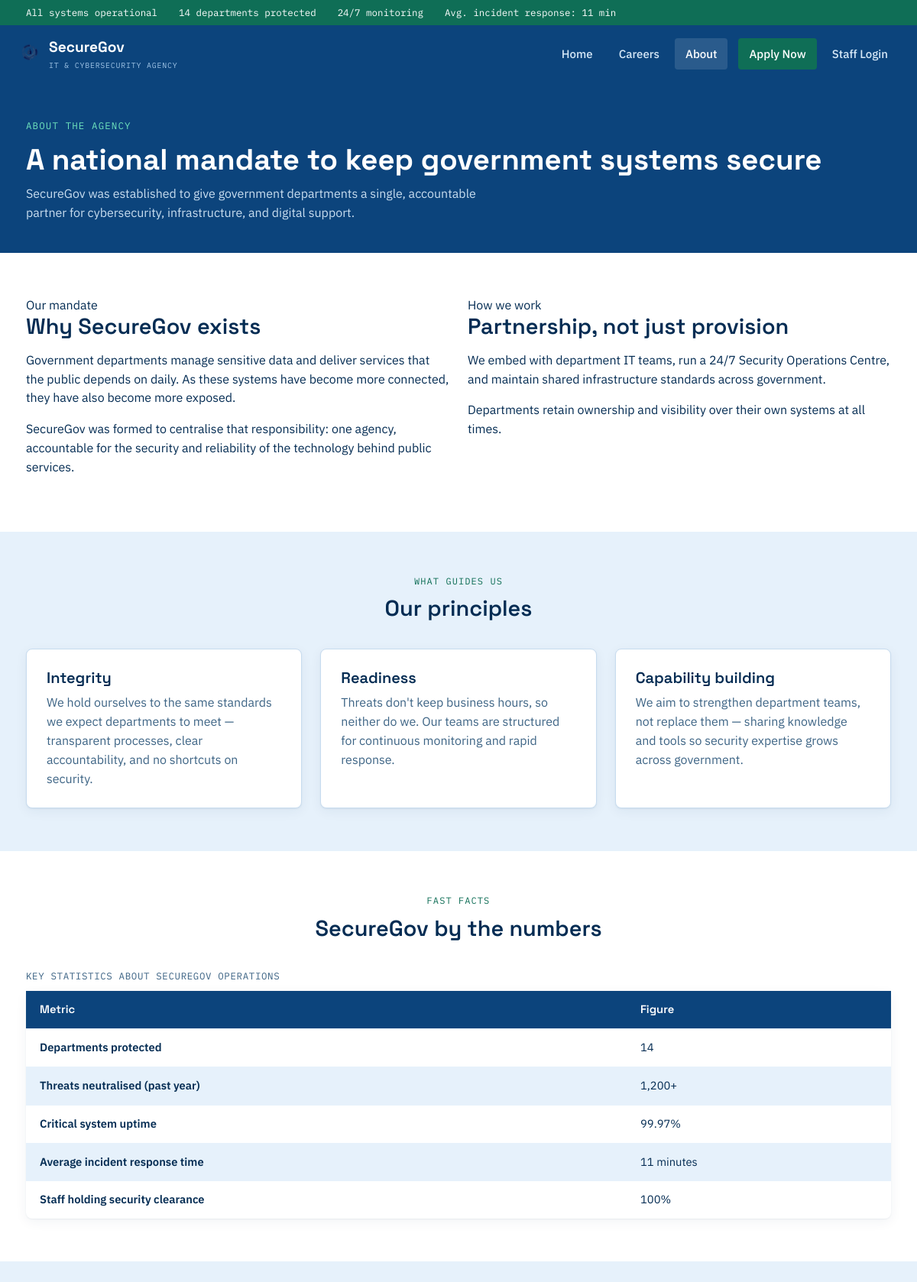
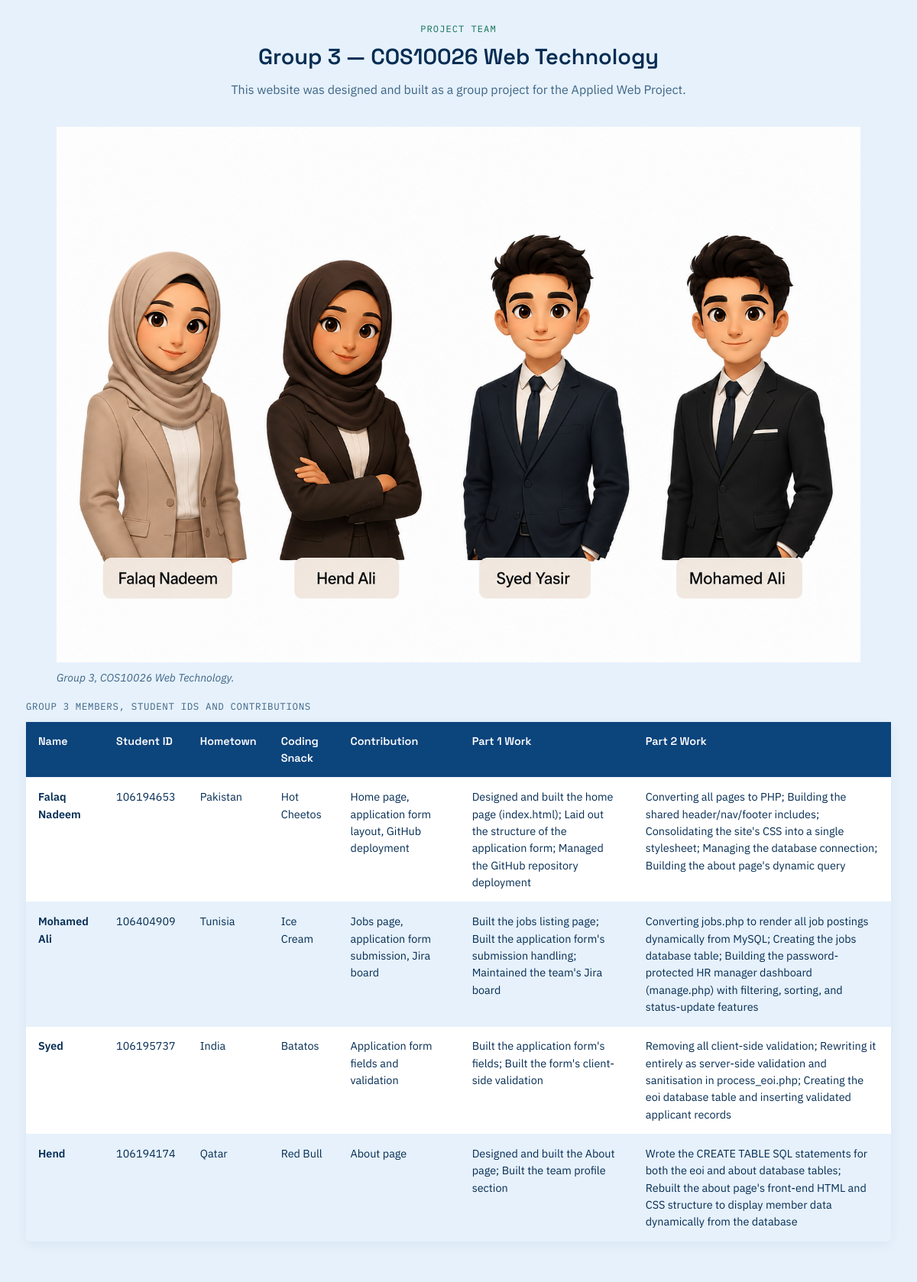
Screenshot of /project2/about.php (upper part) with the database file from the repository (2 pictures, top to bottom).
### tables this page shows
CREATE TABLE `about` (
  `memberID` int(11) NOT NULL,
  `name` varchar(50) NOT NULL,
  `studentId` varchar(20) NOT NULL,
  `contribution` text NOT NULL,
  `hometown` varchar(50) NOT NULL,
  `codingSnack` varchar(50) NOT NULL,
  `part1` text NOT NULL,
  `part2` text NOT NULL
);

### project2/about.php (the view, shortened to what this page needs)
<?php
include('settings.php');
include('header.inc');
?>
<div class="page-header">
  <div class="container">
    <span class="eyebrow-label">About the agency</span>
    <h1>A national mandate to keep government systems secure</h1>
    <p>SecureGov was established to give government departments a single, accountable partner for cybersecurity, infrastructure, and digital support.</p>
  </div>
</div>
<section class="section-white">
  <div class="container">
    <div class="grid-2">
      <div>
        <span class="eyebrow-label">Our mandate</span>
        <h2>Why SecureGov exists</h2>
        <p>Government departments manage sensitive data and deliver services that the public depends on daily. As these systems have become more connected, they have also become more exposed.</p>
        <p>SecureGov was formed to centralise that responsibility: one agency, accountable for the security and reliability of the technology behind public services.</p>
      </div>
      <div>
        <span class="eyebrow-label">How we work</span>
        <h2>Partnership, not just provision</h2>
        <p>We embed with department IT teams, run a 24/7 Security Operations Centre, and maintain shared infrastructure standards across government.</p>
        <p>Departments retain ownership and visibility over their own systems at all times.</p>
      </div>
    </div>
  </div>
</section>
<section class="section-light">
  <div class="container">
    <div class="section-head center">
      <span class="eyebrow-label">What guides us</span>
      <h2>Our principles</h2>
    </div>
    <div class="grid-3">
      <div class="card">
        <h3>Integrity</h3>
        <p>We hold ourselves to the same standards we expect departments to meet — transparent processes, clear accountability, and no shortcuts on security.</p>
      </div>
      <div class="card">
        <h3>Readiness</h3>
        <p>Threats don't keep business hours, so neither do we. Our teams are structured for continuous monitoring and rapid response.</p>
      </div>
      <div class="card">
        <h3>Capability building</h3>
        <p>We aim to strengthen department teams, not replace them — sharing knowledge and tools so security expertise grows across government.</p>
      </div>
    </div>
  </div>
</section>
<section class="section-white">
  <div class="container">
    <div class="section-head center">
      <span class="eyebrow-label">Fast facts</span>
      <h2>SecureGov by the numbers</h2>
    </div>
    <table>
      <caption>Key statistics about SecureGov operations</caption>
      <thead>
        <tr>
          <th scope="col">Metric</th>
          <th scope="col">Figure</th>
        </tr>
      </thead>
      <tbody>
        <tr>
          <th scope="row">Departments protected</th>
          <td>14</td>
        </tr>
        <tr>
          <th scope="row">Threats neutralised (past year)</th>
          <td>1,200+</td>
        </tr>
        <tr>
          <th scope="row">Critical system uptime</th>
          <td>99.97%</td>
        </tr>
        <tr>
          <th scope="row">Average incident response time</th>
          <td>11 minutes</td>
        </tr>
        <tr>
          <th scope="row">Staff holding security clearance</th>
          <td>100%</td>
        </tr>
      </tbody>
    </table>
  </div>
</section>
<section class="section-light">
  <div class="container">
    <div class="section-head center">
      <span class="eyebrow-label">Project team</span>
      <h2>Group 3 — COS10026 Web Technology</h2>
      <p>This website was designed and built as a group project for the Applied Web Project.</p>
    </div>
    <figure class="group-figure">
      <img src="images/team-logo.png" alt="AI-generated avatars of Group 3 team members">
      <figcaption>Group 3, COS10026 Web Technology.</figcaption>
    </figure>
    <?php
    $query = "SELECT * FROM about";
    $result = mysqli_query($conn, $query);
    if (!$result) {
        echo "<p class='db-error'>Error loading team data: " . mysqli_error($conn) . "</p>";
    } else {
        echo "<table class='team-table'>";
        echo "<caption>Group 3 members, student IDs and contributions</caption>";
        echo "<thead><tr>
                <th scope='col'>Name</th>
                <th scope='col'>Student ID</th>
                <th scope='col'>Hometown</th>
                <th scope='col'>Coding Snack</th>
                <th scope='col'>Contribution</th>
                <th scope='col'>Part 1 Work</th>
                <th scope='col'>Part 2 Work</th>
              </tr></thead>";
        echo "<tbody>";
        while ($row = mysqli_fetch_assoc($result)) {
            echo "<tr>";
            echo "<th scope='row' data-label='Name'>" . htmlspecialchars($row['name']) . "</th>";
            echo "<td data-label='Student ID'>" . htmlspecialchars($row['studentId']) . "</td>";
            echo "<td data-label='Hometown'>" . htmlspecialchars($row['hometown']) . "</td>";
            echo "<td data-label='Coding Snack'>" . htmlspecialchars($row['codingSnack']) . "</td>";
            echo "<td data-label='Contribution'>" . htmlspecialchars($row['contribution']) . "</td>";
            echo "<td data-label='Part 1 Work'>" . htmlspecialchars($row['part1']) . "</td>";
            echo "<td data-label='Part 2 Work'>" . htmlspecialchars($row['part2']) . "</td>";
            echo "</tr>";
        }
        echo "</tbody></table>";
    }
    ?>
  </div>
</section>
<?php include('footer.inc'); ?>

### project2/styles/style.css (style rules this page uses)
:root { --navy-deep: #0C447C; --navy-darker: #042C53; --blue-primary: #185FA5; --blue-accent: #378ADD; --teal-secondary: #0F6E56; --teal-bright: #1D9E75; --bg-light: #E6F1FB; --white: #FFFFFF; --border-soft: #C7DCEF; --text-muted: #3D6485; --shadow-card: 0 1px 2px rgba(4, 44, 83, 0.06), 0 4px 16px rgba(4, 44, 83, 0.06); --font-display: 'Space Grotesk', Arial, sans-serif; --font-body: 'IBM Plex Sans', Arial, sans-serif; --font-mono: 'IBM Plex Mono', 'Courier New', monospace; --max-width: 1180px; --radius-sm: 4px; --radius-md: 8px; }
* { box-sizing: border-box; }
body { margin: 0; font-family: var(--font-body); color: var(--navy-darker); background: var(--bg-light); line-height: 1.55; }
h1, h2, h3, h4 { font-family: var(--font-display); color: var(--navy-darker); line-height: 1.15; margin: 0 0 0.5em 0; }
h1 { font-size: 2.4rem; font-weight: 700; }
h2 { font-size: 1.8rem; font-weight: 600; }
h3 { font-size: 1.25rem; font-weight: 600; }
p { margin: 0 0 1em 0; }
img { max-width: 100%; display: block; }
.container { max-width: var(--max-width); margin: 0 auto; padding: 0 24px; }
section { padding: 56px 0; }
.section-light { background: var(--bg-light); }
.section-white { background: var(--white); }
.section-head { max-width: 640px; margin-bottom: 36px; }
.section-head.center { margin-left: auto; margin-right: auto; text-align: center; }
.section-head .eyebrow-label { font-family: var(--font-mono); font-size: 0.75rem; letter-spacing: 0.09em; text-transform: uppercase; color: var(--teal-secondary); display: block; margin-bottom: 10px; }
.section-head p { color: var(--text-muted); }
.grid-3 { display: grid; grid-template-columns: repeat(3, 1fr); gap: 24px; }
.grid-2 { display: grid; grid-template-columns: repeat(2, 1fr); gap: 24px; }
.card { background: var(--white); border: 1px solid var(--border-soft); border-radius: var(--radius-md); padding: 26px; box-shadow: var(--shadow-card); }
.card h3 { margin-bottom: 8px; }
.card p:last-child { margin-bottom: 0; color: var(--text-muted); }
table { width: 100%; border-collapse: collapse; background: var(--white); border-radius: var(--radius-md); overflow: hidden; box-shadow: var(--shadow-card); }
caption { text-align: left; font-family: var(--font-mono); font-size: 0.78rem; letter-spacing: 0.05em; text-transform: uppercase; color: var(--text-muted); margin-bottom: 10px; }
th, td { text-align: left; padding: 13px 18px; border-bottom: 1px solid var(--bg-light); font-size: 0.92rem; }
thead th { background: var(--navy-deep); color: var(--white); font-family: var(--font-display); font-weight: 600; }
tbody th { color: var(--navy-darker); font-weight: 600; }
tbody tr:last-child td, tbody tr:last-child th { border-bottom: none; }
tbody tr:nth-child(even) { background: var(--bg-light); }
.page-header { background: var(--navy-deep); color: var(--white); padding: 48px 0 40px; }
.page-header .eyebrow-label { font-family: var(--font-mono); font-size: 0.78rem; letter-spacing: 0.09em; text-transform: uppercase; color: #6FE3BD; display: block; margin-bottom: 12px; }
.page-header h1 { color: var(--white); margin-bottom: 10px; }
.page-header p { color: #C9DEF0; max-width: 620px; margin: 0; }
.group-figure figcaption { margin-top: 10px; color: #3D6485; font-size: 0.88rem; font-style: italic; }
.team-table { width: 100%; border-collapse: collapse; background-color: #ffffff; border-radius: 8px; overflow: hidden; box-shadow: 0 4px 16px rgba(4, 44, 83, 0.06); }
.team-table th, .team-table td { padding: 14px 16px; font-size: 0.9rem; text-align: left; vertical-align: top; border-bottom: 1px solid #e6f1fb; }
.team-table thead th { background-color: #0c447c; color: #ffffff; font-weight: 600; }
* { max-width: 100%; box-sizing: border-box; }

### rows the page displays
about: name "Falaq Nadeem", studentId "106194653", hometown "Pakistan", codingSnack "Hot Cheetos", contribution "Home page, application form layout, GitHub deployment", part1 "Designed and built the home page (index.html); Laid out the structure of the application form; Managed the GitHub repository deployment", part2 "Converting all pages to PHP; Building the shared header/nav/footer includes; Consolidating the site's CSS into a single stylesheet; Managing the database connection; Building the about page's dynamic query"
about: name "Mohamed Ali", studentId "106404909", hometown "Tunisia", codingSnack "Ice Cream", contribution "Jobs page, application form submission, Jira board", part1 "Built the jobs listing page; Built the application form's submission handling; Maintained the team's Jira board", part2 "Converting jobs.php to render all job postings dynamically from MySQL; Creating the jobs database table; Building the password-protected HR manager dashboard (manage.php) with filtering, sorting, and status-update features"
about: name "Syed", studentId "106195737", hometown "India", codingSnack "Batatos", contribution "Application form fields and validation", part1 "Built the application form's fields; Built the form's client-side validation", part2 "Removing all client-side validation; Rewriting it entirely as server-side validation and sanitisation in process_eoi.php; Creating the eoi database table and inserting validated applicant records"
about: name "Hend", studentId "106194174", hometown "Qatar", codingSnack "Red Bull", contribution "About page", part1 "Designed and built the About page; Built the team profile section", part2 "Wrote the CREATE TABLE SQL statements for both the eoi and about database tables; Rebuilt the about page's front-end HTML and CSS structure to display member data dynamically from the database"
